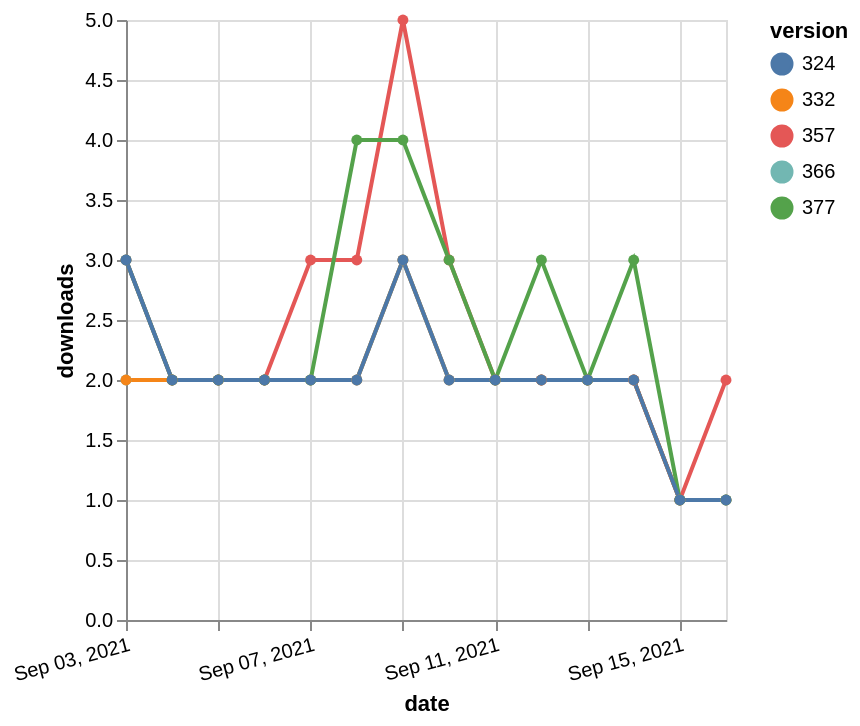

Vega-Lite specification for this chart:
### Vega-Lite specification from a JSON file in a GitHub repository (floating-point values rounded to 4 significant figures)
{"$schema": "https://vega.github.io/schema/vega-lite/v5.json", "description": "A simple bar chart with embedded data.", "data": {"values": [{"date": "2021-09-03", "total": 2317, "delta": 2, "version": "366"}, {"date": "2021-09-04", "total": 2319, "delta": 2, "version": "366"}, {"date": "2021-09-05", "total": 2321, "delta": 2, "version": "366"}, {"date": "2021-09-06", "total": 2323, "delta": 2, "version": "366"}, {"date": "2021-09-07", "total": 2325, "delta": 2, "version": "366"}, {"date": "2021-09-08", "total": 2327, "delta": 2, "version": "366"}, {"date": "2021-09-09", "total": 2330, "delta": 3, "version": "366"}, {"date": "2021-09-10", "total": 2332, "delta": 2, "version": "366"}, {"date": "2021-09-11", "total": 2334, "delta": 2, "version": "366"}, {"date": "2021-09-12", "total": 2336, "delta": 2, "version": "366"}, {"date": "2021-09-13", "total": 2338, "delta": 2, "version": "366"}, {"date": "2021-09-14", "total": 2340, "delta": 2, "version": "366"}, {"date": "2021-09-15", "total": 2341, "delta": 1, "version": "366"}, {"date": "2021-09-16", "total": 2342, "delta": 1, "version": "366"}, {"date": "2021-09-03", "total": 2891, "delta": 3, "version": "357"}, {"date": "2021-09-04", "total": 2893, "delta": 2, "version": "357"}, {"date": "2021-09-05", "total": 2895, "delta": 2, "version": "357"}, {"date": "2021-09-06", "total": 2897, "delta": 2, "version": "357"}, {"date": "2021-09-07", "total": 2900, "delta": 3, "version": "357"}, {"date": "2021-09-08", "total": 2903, "delta": 3, "version": "357"}, {"date": "2021-09-09", "total": 2908, "delta": 5, "version": "357"}, {"date": "2021-09-10", "total": 2911, "delta": 3, "version": "357"}, {"date": "2021-09-11", "total": 2913, "delta": 2, "version": "357"}, {"date": "2021-09-12", "total": 2915, "delta": 2, "version": "357"}, {"date": "2021-09-13", "total": 2917, "delta": 2, "version": "357"}, {"date": "2021-09-14", "total": 2919, "delta": 2, "version": "357"}, {"date": "2021-09-15", "total": 2920, "delta": 1, "version": "357"}, {"date": "2021-09-16", "total": 2922, "delta": 2, "version": "357"}, {"date": "2021-09-03", "total": 2735, "delta": 2, "version": "332"}, {"date": "2021-09-04", "total": 2737, "delta": 2, "version": "332"}, {"date": "2021-09-05", "total": 2739, "delta": 2, "version": "332"}, {"date": "2021-09-06", "total": 2741, "delta": 2, "version": "332"}, {"date": "2021-09-07", "total": 2743, "delta": 2, "version": "332"}, {"date": "2021-09-08", "total": 2745, "delta": 2, "version": "332"}, {"date": "2021-09-09", "total": 2748, "delta": 3, "version": "332"}, {"date": "2021-09-10", "total": 2750, "delta": 2, "version": "332"}, {"date": "2021-09-11", "total": 2752, "delta": 2, "version": "332"}, {"date": "2021-09-12", "total": 2754, "delta": 2, "version": "332"}, {"date": "2021-09-13", "total": 2756, "delta": 2, "version": "332"}, {"date": "2021-09-14", "total": 2758, "delta": 2, "version": "332"}, {"date": "2021-09-15", "total": 2759, "delta": 1, "version": "332"}, {"date": "2021-09-16", "total": 2760, "delta": 1, "version": "332"}, {"date": "2021-09-03", "total": 2127, "delta": 3, "version": "377"}, {"date": "2021-09-04", "total": 2129, "delta": 2, "version": "377"}, {"date": "2021-09-05", "total": 2131, "delta": 2, "version": "377"}, {"date": "2021-09-06", "total": 2133, "delta": 2, "version": "377"}, {"date": "2021-09-07", "total": 2135, "delta": 2, "version": "377"}, {"date": "2021-09-08", "total": 2139, "delta": 4, "version": "377"}, {"date": "2021-09-09", "total": 2143, "delta": 4, "version": "377"}, {"date": "2021-09-10", "total": 2146, "delta": 3, "version": "377"}, {"date": "2021-09-11", "total": 2148, "delta": 2, "version": "377"}, {"date": "2021-09-12", "total": 2151, "delta": 3, "version": "377"}, {"date": "2021-09-13", "total": 2153, "delta": 2, "version": "377"}, {"date": "2021-09-14", "total": 2156, "delta": 3, "version": "377"}, {"date": "2021-09-15", "total": 2157, "delta": 1, "version": "377"}, {"date": "2021-09-16", "total": 2158, "delta": 1, "version": "377"}, {"date": "2021-09-03", "total": 2502, "delta": 3, "version": "324"}, {"date": "2021-09-04", "total": 2504, "delta": 2, "version": "324"}, {"date": "2021-09-05", "total": 2506, "delta": 2, "version": "324"}, {"date": "2021-09-06", "total": 2508, "delta": 2, "version": "324"}, {"date": "2021-09-07", "total": 2510, "delta": 2, "version": "324"}, {"date": "2021-09-08", "total": 2512, "delta": 2, "version": "324"}, {"date": "2021-09-09", "total": 2515, "delta": 3, "version": "324"}, {"date": "2021-09-10", "total": 2517, "delta": 2, "version": "324"}, {"date": "2021-09-11", "total": 2519, "delta": 2, "version": "324"}, {"date": "2021-09-12", "total": 2521, "delta": 2, "version": "324"}, {"date": "2021-09-13", "total": 2523, "delta": 2, "version": "324"}, {"date": "2021-09-14", "total": 2525, "delta": 2, "version": "324"}, {"date": "2021-09-15", "total": 2526, "delta": 1, "version": "324"}, {"date": "2021-09-16", "total": 2527, "delta": 1, "version": "324"}]}, "width": "container", "mark": {"type": "line", "point": {"filled": true}}, "encoding": {"x": {"field": "date", "type": "temporal", "timeUnit": "yearmonthdate", "title": "date", "axis": {"labelAngle": -15}}, "y": {"field": "delta", "type": "quantitative", "title": "downloads"}, "color": {"field": "version", "type": "nominal"}, "tooltip": {"field": "delta"}}}
